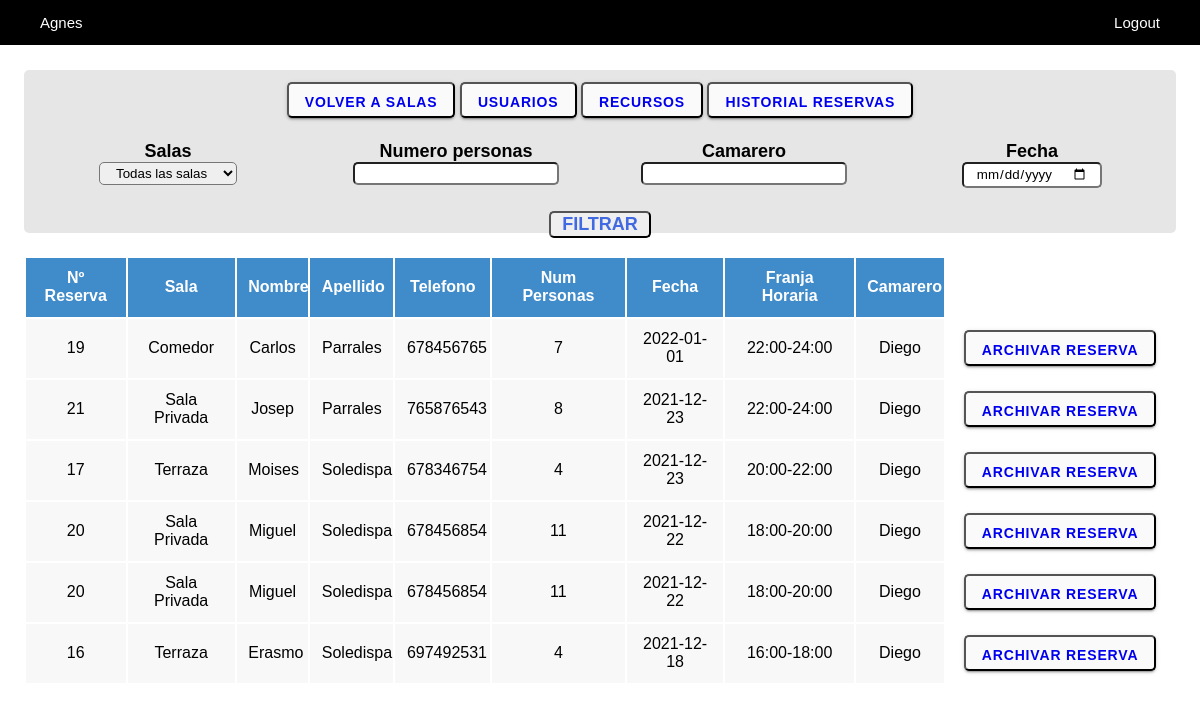
Before: /view/zona.reserva.php (signed in) with the older database file.
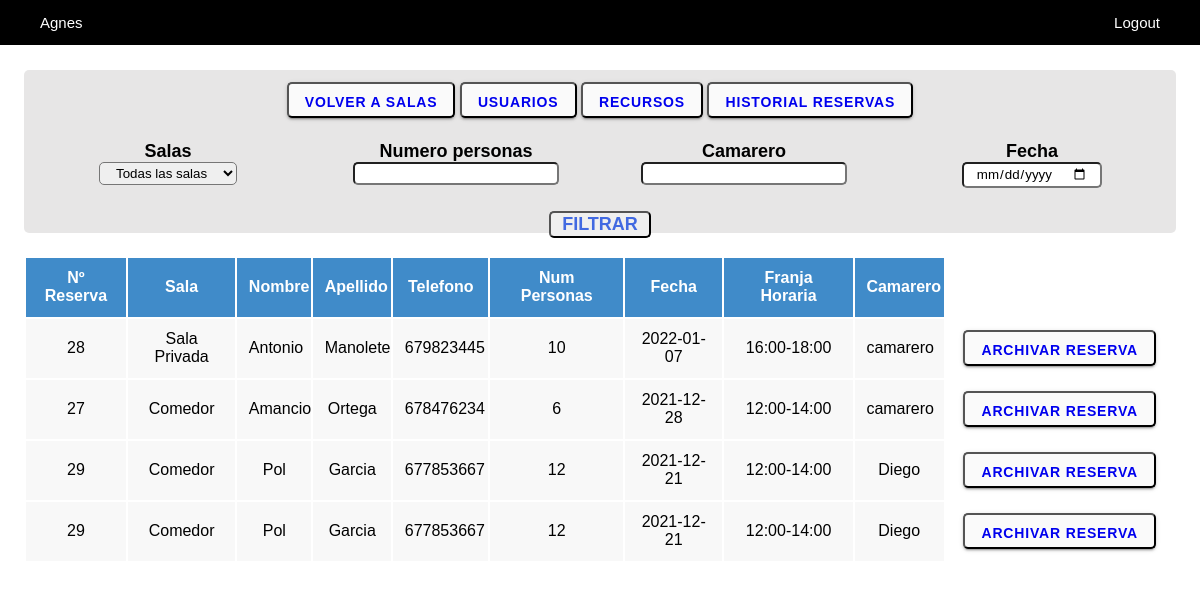
After: the same page with the newer database file.
### tables this page shows
CREATE TABLE `tbl_reserva` (
  `id_r` int(11) NOT NULL,
  `nombre_r` varchar(45) DEFAULT NULL,
  `apellido_r` varchar(45) DEFAULT NULL,
  `telefono_r` int(9) DEFAULT NULL,
  `fecha_r` date DEFAULT NULL,
  `num_personas_r` int(11) DEFAULT NULL,
  `franja_horaria_r` tinyint(4) DEFAULT NULL,
  `hora_cierre_r` time DEFAULT NULL,
  `activa_r` enum('si','no') NOT NULL,
  `id_u` int(11) DEFAULT NULL
);

CREATE TABLE `tbl_sala` (
  `id_s` int(11) NOT NULL,
  `nombre_s` varchar(45) DEFAULT NULL,
  `descripcion_s` varchar(100) DEFAULT NULL,
  `img_s` varchar(100) DEFAULT NULL,
  `disponibilidad_s` enum('si','no') DEFAULT NULL
);

CREATE TABLE `tbl_usuario` (
  `id_u` int(11) NOT NULL,
  `nombre_u` varchar(45) DEFAULT NULL,
  `apellido_u` varchar(45) DEFAULT NULL,
  `correo_u` varchar(100) DEFAULT NULL,
  `contraseña_u` varchar(45) DEFAULT NULL,
  `tipo_u` enum('camarero','administrador') DEFAULT NULL,
  `disponibilidad_u` enum('si','no') DEFAULT NULL
);

### view/zona.reserva.php (the view, shortened to what the changed rows need)
<?php
require_once "../services/connection.php";
if ($_SESSION['email']=="") {
    header("location:login.php");
}else{
    ?>
    <!DOCTYPE html>
    <html lang="en">
    <head>
        <link rel="stylesheet" type="text/css" href="../css/styles.css">
    </head>
    <body>
        <div class="row padding-top padding-lat">
                                <?php
                                    try{
                                        $pdo->beginTransaction();
                                        $pdo->commit();
                                    } catch (Exception $e) {
                                        $pdo->rollBack();
                                        echo "Fallo: " . $e->getMessage();
                                    }
                                ?>
        </div><br>
        <?php
        if (isset($_POST['filtrar'])) {
            $sala=$_POST['sala'];
            $numpersonas=$_POST['numpersonas'];
            $camarero=$_POST['camarero'];
            $fecha=$_POST['fecha'];
            $data = array();
            if (!empty($sala)){
                $data[]="nombre_s = '{$sala}'";
            }
            if (!empty($numpersonas)){
                $data[]="num_personas_r = {$numpersonas}";
            }
            if (!empty($camarero)){
                $data[]="nombre_u = '{$camarero}'";
            }
            if (!empty($fecha)){
                $data[]="fecha_r = '{$fecha}'";
            }
            $anadir= implode(' AND ',$data);
            if (!empty($data)){
                $filtro=$pdo->prepare("SELECT r.*, mr.*, m.*, u.*, s.* FROM  tbl_reserva r
                LEFT JOIN `tbl_mesa/reserva` mr on r.id_r=mr.id_reserva
                LEFT JOIN tbl_mesa m on mr.id_mesa=m.id_m
                LEFT JOIN tbl_usuario u on r.id_u=u.id_u
                LEFT JOIN tbl_sala s on m.id_s=s.id_s
                WHERE r.activa_r='si' and {$anadir}
                ORDER BY fecha_r DESC , franja_horaria_r DESC");
            }else{
                $filtro=$pdo->prepare("SELECT r.*, mr.*, m.*, u.*, s.* FROM  tbl_reserva r
                LEFT JOIN `tbl_mesa/reserva` mr on r.id_r=mr.id_reserva
                LEFT JOIN tbl_mesa m on mr.id_mesa=m.id_m
                LEFT JOIN tbl_usuario u on r.id_u=u.id_u
                LEFT JOIN tbl_sala s on m.id_s=s.id_s
                ORDER BY fecha_r DESC , franja_horaria_r DESC");
            }
            try{
                $pdo->beginTransaction();
                $filtro->execute();
                echo  "<div class='row padding-top-less padding-lat'>";
                echo  "<table>";
                echo  "<tr>";
                echo  "<th class='blue'>Nº Reserva</th>";
                echo  "<th class='blue'>Sala</th>";
                echo  "<th class='blue'>Nombre</th>";
                echo  "<th class='blue'>Apellido</th>";
                echo  "<th class='blue'>Telefono</th>";
                echo  "<th class='blue'>Num Personas</th>";
                echo  "<th class='blue'>Fecha</th>";
                echo  "<th class='blue'>Franja Horaria</th>";
                echo  "<th class='blue'>Camarero</th>";
                echo  "</tr>";
                foreach ($filtro as $row) {
                    echo  "<tr>";
                    echo "<td class='gris'>{$row['id_r']}</td>";
                    echo "<td class='gris'>{$row['nombre_s']}</td>";
                    echo "<td class='gris'>{$row['nombre_r']}</td>";
                    echo "<td class='gris'>{$row['apellido_r']}</td>";
                    echo "<td class='gris'>{$row['telefono_r']}</td>";
                    echo "<td class='gris'>{$row['num_personas_r']}</td>";
                    echo "<td class='gris'>{$row['fecha_r']}</td>";
                    for ($i = 1,$y=12,$z=14; $i <= 6; $i++,$y+=2,$z+=2) {
                        if ($row['franja_horaria_r']==$i){
                            echo "<td class='gris'>{$y}:00-{$z}:00</td>";
                        }
                    }
                    echo "<td class='gris'>{$row['nombre_u']}</td>";
                    echo "<td><button type='submit'><a type='button' href='../proceses/archivarreserva.php?id_r={$row['id_r']}'>Archivar reserva</a></button></td>";
                    echo  "</tr>";
                }
                echo "</table>";
                echo "</div>";
                $pdo->commit();
            } catch (Exception $e) {
                $pdo->rollBack();
                echo "Fallo: " . $e->getMessage();
            }
        }else {
            $historial=$pdo->prepare("SELECT distinct r.*, m.*, u.*, s.* FROM  tbl_reserva r
            LEFT JOIN `tbl_mesa/reserva` mr on r.id_r=mr.id_reserva
            LEFT JOIN tbl_mesa m on mr.id_mesa=m.id_m
            LEFT JOIN tbl_usuario u on r.id_u=u.id_u
            LEFT JOIN tbl_sala s on m.id_s=s.id_s
            WHERE r.activa_r='si'
            ORDER BY fecha_r DESC , franja_horaria_r DESC");
            try{
                $pdo->beginTransaction();
                $historial->execute();
                echo  "<div class='row padding-top-less padding-lat'>";
                echo  "<table>";
                echo  "<tr>";
                echo  "<th class='blue'>Nº Reserva</th>";
                echo  "<th class='blue'>Sala</th>";
                echo  "<th class='blue'>Nombre</th>";
                echo  "<th class='blue'>Apellido</th>";
                echo  "<th class='blue'>Telefono</th>";
                echo  "<th class='blue'>Num Personas</th>";
                echo  "<th class='blue'>Fecha</th>";
                echo  "<th class='blue'>Franja Horaria</th>";
                echo  "<th class='blue'>Camarero</th>";
                echo  "</tr>";
                foreach ($historial as $row) {
                    echo  "<tr>";
                    echo "<td class='gris'>{$row['id_r']}</td>";
                    echo "<td class='gris'>{$row['nombre_s']}</td>";
                    echo "<td class='gris'>{$row['nombre_r']}</td>";
                    echo "<td class='gris'>{$row['apellido_r']}</td>";
                    echo "<td class='gris'>{$row['telefono_r']}</td>";
                    echo "<td class='gris'>{$row['num_personas_r']}</td>";
                    echo "<td class='gris'>{$row['fecha_r']}</td>";
                    for ($i = 1,$y=12,$z=14; $i <= 6; $i++,$y+=2,$z+=2) {
                        if ($row['franja_horaria_r']==$i){
                            echo "<td class='gris'>{$y}:00-{$z}:00</td>";
                        }
                    }
                    echo "<td class='gris'>{$row['nombre_u']}</td>";
                    echo "<td><button type='submit'><a type='button' href='../proceses/archivarreserva.php?id_r={$row['id_r']}'>Archivar reserva</a></button></td>";
                    echo  "</tr>";
                }
                echo "</table>";
                echo "</div>";
                $pdo->commit();
            } catch (Exception $e) {
                $pdo->rollBack();
                echo "Fallo: " . $e->getMessage();
            }
        ?>
        </body>
        </html>
    <?php
    }
}
?>

Changed rows visible on the page:
removed tbl_reserva: id_r "19", tbl_sala.nombre_s "Comedor", nombre_r "Carlos", apellido_r "Parrales", telefono_r "678456765", num_personas_r "7", fecha_r "2022-01-01", y "22", z "24", id_u.nombre_u "Diego"
removed tbl_reserva: id_r "21", tbl_sala.nombre_s "Sala Privada", nombre_r "Josep", apellido_r "Parrales", telefono_r "765876543", num_personas_r "8", fecha_r "2021-12-23", y "22", z "24", id_u.nombre_u "Diego"
removed tbl_reserva: id_r "17", tbl_sala.nombre_s "Terraza", nombre_r "Moises", apellido_r "Soledispa", telefono_r "678346754", num_personas_r "4", fecha_r "2021-12-23", y "20", z "22", id_u.nombre_u "Diego"
removed tbl_reserva: id_r "20", tbl_sala.nombre_s "Sala Privada", nombre_r "Miguel", apellido_r "Soledispa", telefono_r "678456854", num_personas_r "11", fecha_r "2021-12-22", y "18", z "20", id_u.nombre_u "Diego"
removed tbl_reserva: id_r "16", tbl_sala.nombre_s "Terraza", nombre_r "Erasmo", apellido_r "Soledispa", telefono_r "697492531", num_personas_r "4", fecha_r "2021-12-18", y "16", z "18", id_u.nombre_u "Diego"
added tbl_reserva: id_r "28", tbl_sala.nombre_s "Sala Privada", nombre_r "Antonio", apellido_r "Manolete", telefono_r "679823445", num_personas_r "10", fecha_r "2022-01-07", y "16", z "18", id_u.nombre_u "camarero"
added tbl_reserva: id_r "27", tbl_sala.nombre_s "Comedor", nombre_r "Amancio", apellido_r "Ortega", telefono_r "678476234", num_personas_r "6", fecha_r "2021-12-28", y "12", z "14", id_u.nombre_u "camarero"
added tbl_reserva: id_r "29", tbl_sala.nombre_s "Comedor", nombre_r "Pol", apellido_r "Garcia", telefono_r "677853667", num_personas_r "12", fecha_r "2021-12-21", y "12", z "14", id_u.nombre_u "Diego"
